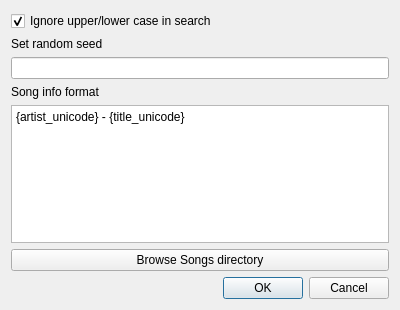
<?xml version="1.0" encoding="UTF-8"?>
<ui version="4.0">
 <class>Dialog</class>
 <widget class="QDialog" name="Dialog">
  <property name="geometry">
   <rect>
    <x>0</x>
    <y>0</y>
    <width>400</width>
    <height>310</height>
   </rect>
  </property>
  <property name="windowTitle">
   <string>Settings</string>
  </property>
  <layout class="QVBoxLayout" name="verticalLayout_2">
   <item>
    <layout class="QVBoxLayout" name="verticalLayout">
     <item>
      <widget class="QCheckBox" name="ignore_case_checkbox">
       <property name="text">
        <string>Ignore upper/lower case in search</string>
       </property>
       <property name="checked">
        <bool>true</bool>
       </property>
      </widget>
     </item>
     <item>
      <widget class="QLabel" name="seed_label">
       <property name="text">
        <string>Set random seed</string>
       </property>
      </widget>
     </item>
     <item>
      <widget class="QLineEdit" name="seed_lineedit"/>
     </item>
     <item>
      <widget class="QLabel" name="format_label">
       <property name="text">
        <string>Song info format</string>
       </property>
      </widget>
     </item>
     <item>
      <widget class="QPlainTextEdit" name="format_textedit">
       <property name="plainText">
        <string>{artist_unicode} - {title_unicode}</string>
       </property>
      </widget>
     </item>
     <item>
      <widget class="QPushButton" name="change_beatmap_dir_pushbutton">
       <property name="text">
        <string>Browse Songs directory</string>
       </property>
      </widget>
     </item>
    </layout>
   </item>
   <item>
    <widget class="QDialogButtonBox" name="buttonBox">
     <property name="orientation">
      <enum>Qt::Horizontal</enum>
     </property>
     <property name="standardButtons">
      <set>QDialogButtonBox::Cancel|QDialogButtonBox::Ok</set>
     </property>
    </widget>
   </item>
  </layout>
 </widget>
 <resources/>
 <connections>
  <connection>
   <sender>buttonBox</sender>
   <signal>accepted()</signal>
   <receiver>Dialog</receiver>
   <slot>accept()</slot>
   <hints>
    <hint type="sourcelabel">
     <x>248</x>
     <y>254</y>
    </hint>
    <hint type="destinationlabel">
     <x>157</x>
     <y>274</y>
    </hint>
   </hints>
  </connection>
  <connection>
   <sender>buttonBox</sender>
   <signal>rejected()</signal>
   <receiver>Dialog</receiver>
   <slot>reject()</slot>
   <hints>
    <hint type="sourcelabel">
     <x>316</x>
     <y>260</y>
    </hint>
    <hint type="destinationlabel">
     <x>286</x>
     <y>274</y>
    </hint>
   </hints>
  </connection>
 </connections>
</ui>
